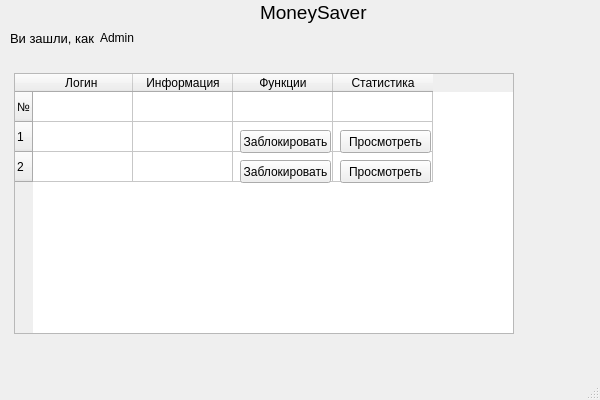
<?xml version="1.0" encoding="UTF-8"?>
<ui version="4.0">
 <class>Admin_start_page_Window</class>
 <widget class="QMainWindow" name="Admin_start_page_Window">
  <property name="geometry">
   <rect>
    <x>0</x>
    <y>0</y>
    <width>600</width>
    <height>400</height>
   </rect>
  </property>
  <property name="minimumSize">
   <size>
    <width>600</width>
    <height>400</height>
   </size>
  </property>
  <property name="maximumSize">
   <size>
    <width>600</width>
    <height>400</height>
   </size>
  </property>
  <property name="windowTitle">
   <string>Администратор системы</string>
  </property>
  <widget class="QWidget" name="centralwidget">
   <widget class="QTableWidget" name="Admin_workspace_tableWidget">
    <property name="geometry">
     <rect>
      <x>14</x>
      <y>73</y>
      <width>500</width>
      <height>261</height>
     </rect>
    </property>
    <property name="sizePolicy">
     <sizepolicy hsizetype="Expanding" vsizetype="Expanding">
      <horstretch>0</horstretch>
      <verstretch>0</verstretch>
     </sizepolicy>
    </property>
    <property name="baseSize">
     <size>
      <width>0</width>
      <height>0</height>
     </size>
    </property>
    <row>
     <property name="text">
      <string>№</string>
     </property>
    </row>
    <row>
     <property name="text">
      <string>1</string>
     </property>
    </row>
    <row>
     <property name="text">
      <string>2</string>
     </property>
    </row>
    <column>
     <property name="text">
      <string>Логин </string>
     </property>
    </column>
    <column>
     <property name="text">
      <string>Информация</string>
     </property>
    </column>
    <column>
     <property name="text">
      <string>Функции</string>
     </property>
    </column>
    <column>
     <property name="text">
      <string>Статистика</string>
     </property>
    </column>
   </widget>
   <widget class="QScrollBar" name="verticalScrollBar">
    <property name="geometry">
     <rect>
      <x>610</x>
      <y>70</y>
      <width>20</width>
      <height>261</height>
     </rect>
    </property>
    <property name="orientation">
     <enum>Qt::Vertical</enum>
    </property>
   </widget>
   <widget class="QPushButton" name="Ban_pushButton1">
    <property name="geometry">
     <rect>
      <x>240</x>
      <y>130</y>
      <width>91</width>
      <height>23</height>
     </rect>
    </property>
    <property name="text">
     <string>Заблокировать</string>
    </property>
   </widget>
   <widget class="QPushButton" name="Ban_pushButton2">
    <property name="geometry">
     <rect>
      <x>240</x>
      <y>160</y>
      <width>91</width>
      <height>23</height>
     </rect>
    </property>
    <property name="text">
     <string>Заблокировать</string>
    </property>
   </widget>
   <widget class="QPushButton" name="Show_statistic_pushButton1">
    <property name="geometry">
     <rect>
      <x>340</x>
      <y>130</y>
      <width>91</width>
      <height>23</height>
     </rect>
    </property>
    <property name="text">
     <string>Просмотреть</string>
    </property>
   </widget>
   <widget class="QPushButton" name="Show_statistic_pushButton2">
    <property name="geometry">
     <rect>
      <x>340</x>
      <y>160</y>
      <width>91</width>
      <height>23</height>
     </rect>
    </property>
    <property name="text">
     <string>Просмотреть</string>
    </property>
   </widget>
   <widget class="QLabel" name="Money_saver_label">
    <property name="geometry">
     <rect>
      <x>260</x>
      <y>0</y>
      <width>110</width>
      <height>25</height>
     </rect>
    </property>
    <property name="font">
     <font>
      <pointsize>14</pointsize>
     </font>
    </property>
    <property name="text">
     <string>MoneySaver</string>
    </property>
   </widget>
   <widget class="QLabel" name="Message_you_enter_as_label">
    <property name="geometry">
     <rect>
      <x>10</x>
      <y>30</y>
      <width>91</width>
      <height>16</height>
     </rect>
    </property>
    <property name="font">
     <font>
      <pointsize>10</pointsize>
     </font>
    </property>
    <property name="text">
     <string>Ви зашли, как</string>
    </property>
   </widget>
   <widget class="QLabel" name="Message_admin_name_label">
    <property name="geometry">
     <rect>
      <x>100</x>
      <y>33</y>
      <width>47</width>
      <height>10</height>
     </rect>
    </property>
    <property name="text">
     <string>Admin</string>
    </property>
   </widget>
  </widget>
  <widget class="QMenuBar" name="menubar">
   <property name="geometry">
    <rect>
     <x>0</x>
     <y>0</y>
     <width>600</width>
     <height>21</height>
    </rect>
   </property>
  </widget>
  <widget class="QStatusBar" name="statusbar"/>
 </widget>
 <resources/>
 <connections/>
</ui>
